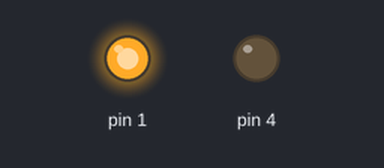
Bench run of a sketch on a simulated Arduino Uno, built with avr-gcc and run on an emulated ATmega328P. Shown: output pins drawn as LEDs (lit = HIGH).

Above: at 0.5 s.
At 2.7 s:
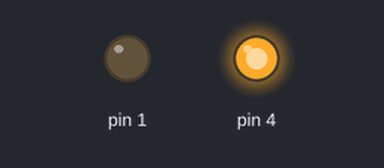
At 4.2 s:
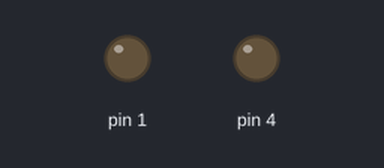
Timing chart, 0 to 6.5 s (numbered marks = the images above):
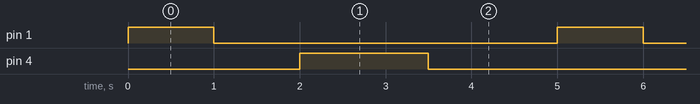

Measured:
- by itself, pin 1: alternates HIGH for 1.0 s and LOW for 4.0 s
- by itself, pin 4: alternates HIGH for 1.5 s and LOW for 3.5 s
- by itself, everything shown: repeats every 5.0 s, in 4 steps

The sketch:

cool_wluff1.ino
```cpp
// C++ code
//
void setup()
{
  pinMode(1, OUTPUT);
  pinMode(4, OUTPUT);
}

void loop()
{
  digitalWrite(1, HIGH);
  delay(1000); // Wait for 1000 millisecond(s)
  digitalWrite(1, LOW);
  delay(1000); // Wait for 1000 millisecond(s)


  digitalWrite(4, HIGH);
  delay(1500); // Wait for 1000 millisecond(s)
  digitalWrite(4, LOW);
  delay(1500); // Wait for 1000 millisecond(s
}
```
